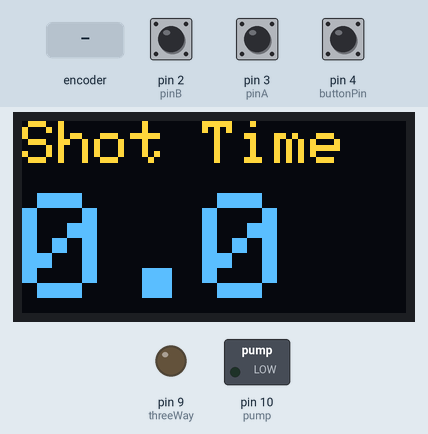
A sketch run on a simulated Arduino Uno, built with avr-gcc and run on an emulated ATmega328P. Parts: 128×64 one-colour display, switched loads named in the sketch (green lamp = pin HIGH), output pins drawn as LEDs (lit = HIGH). The inputs (shaded band) are chosen by the test bench; at power-on: pin 4 (buttonPin) HIGH, pin 2 (pinB) HIGH, pin 3 (pinA) HIGH. The OLED is the two-colour kind (top 16 rows yellow); EEPROM starts erased.

Above: at 1.2 s.
1.3 s: pin 4 (buttonPin) pulled LOW for 0.15 s
At 2.0 s:
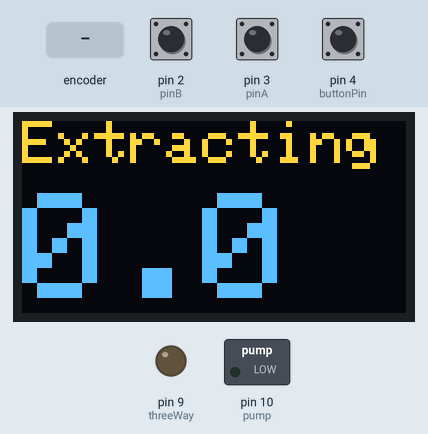
4.0 s: rotary encoder on pin 3 (pinA) / pin 2 (pinB) turned 1 step (first pin leading)
At 5.2 s:
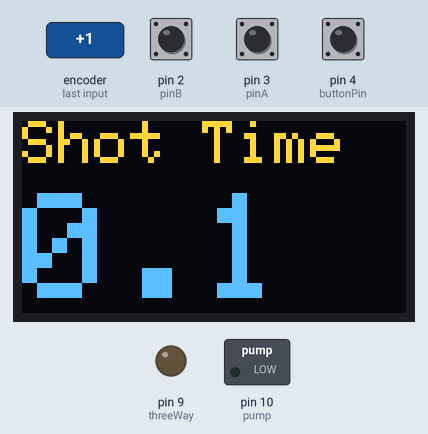
5.7 s: rotary encoder on pin 3 (pinA) / pin 2 (pinB) turned 1 step (first pin leading)
At 6.5 s:
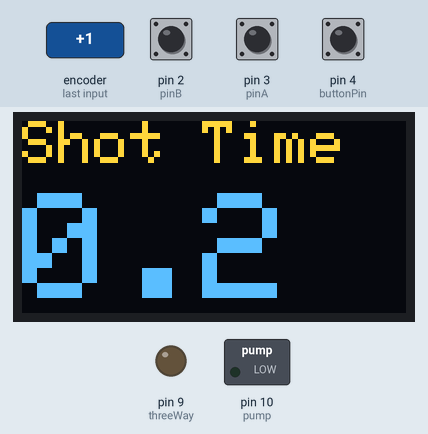
7.4 s: pin 4 (buttonPin) pulled LOW for 1 s
At 8.57 s:
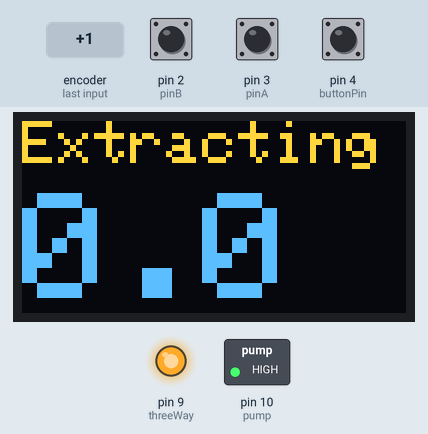
9.0 s: pin 4 (buttonPin) pulled LOW for 3.2 s
At 12.27 s:
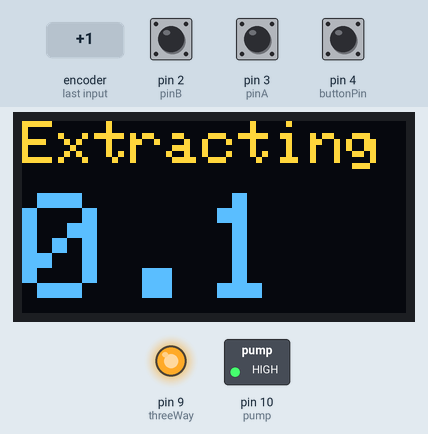
Timing chart, 0 to 13.8 s (numbered marks = the images above; inputs shaded):
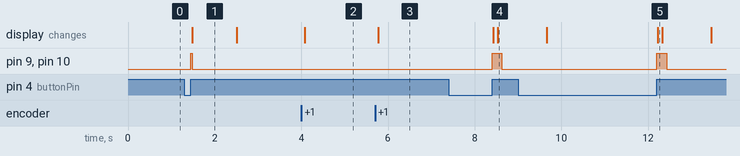

Measured:
- after the input at 1.3 s, pin 9 (threeWay), pin 10 (pump): LOW → HIGH after 0.15 s, → LOW 0.03 s later; the display: changes after 0.18 s (image 1)
- after the input at 4.0 s, the display: changes after 0.08 s (image 2)
- after the input at 5.7 s, the display: changes after 0.08 s (image 3)
- after the input at 7.4 s, pin 9 (threeWay), pin 10 (pump): LOW → HIGH after 1.0 s, → LOW 0.23 s later; the display: first changes after 1.0 s (image 4 shows a later state)
- after the input at 9.0 s, pin 9 (threeWay), pin 10 (pump): LOW → HIGH after 3.2 s, → LOW 0.23 s later; the display: first differs from a run without the input after 3.2 s (image 5)
- what the display in image 1 shows lasts 1.0 s, from 1.5 s to 2.5 s

The sketch:

EspressoBrainMVP.ino.ino
```cpp
/*
––––––––––––––––––––––
Espresso Timer Intention
––––––––––––––––––––––


___  Current Functions ___ 
– Set a brew time- turn on pump, open solenoid, count down on OLED, Turn off pump close solenoid.

___  Future Functions ___ 
– Menu to change modes and change parameters
– Optize code becuase running out of space
– Set a preinfusion time and delay time – Open Solenoid, count, close solenoid, count, turn on pump, open solenoid, count down, etc..
– Backflush Mode - 15sec on, 15 sec rest - 5 times
– Manual Mode - Start pump and count up
– Wire up Load Cells
– Target weight mode - set weight and brew up until that weight.
*/

//1st order variables and functions
bool setupDone=0;
bool timerRunning = 0;
#include <EEPROM.h>


/*–––––––––––––––––––––––––––––
Display Setup
–––––––––––––––––––––––––––––*/
#include <Adafruit_SSD1306.h>
#include <splash.h>
#define SCREEN_WIDTH 128
#define SCREEN_HEIGHT 64
#define OLED_RESET     4 // Reset pin # (or -1 if sharing Arduino reset pin)
Adafruit_SSD1306 display(SCREEN_WIDTH, SCREEN_HEIGHT, &Wire, OLED_RESET);


//LayoutFunctions
void topLeftLabel(String j) {
  display.setTextSize(2);      // scale 2
  display.setTextColor(SSD1306_WHITE); // Draw white text
  display.setCursor(0, 0);     // Start at top-left corn
  display.print(j);
  }

void middleLeftTime(float j) {
  display.setTextSize(5);      // scale 5
  display.setTextColor(SSD1306_WHITE); // Draw white text
  display.setCursor(0, 24);     // these are coordinates(x, y)
  display.print(j, 1); // in this sketch this parameter is the time value aka (tV)
  }


/*–––––––––––––––––––––––––––––
Encoder Setup
–––––––––––––––––––––––––––––*/


//Tactile Switch Setup
int buttonPin = 4;
int buttonPinState = 1;
int buttonPinLast = 1;
bool buttonPressed = 0;


//Tactile Switch Detection---------------
void buttonDetect(){
  buttonPinState=digitalRead(buttonPin);
  if (buttonPinState != buttonPinLast){
     if ((buttonPinState==1) && (timerRunning==0)){
      buttonPressed=1;
      extractOn();
      }
    buttonPinLast=buttonPinState;
  }
}

//Rotary Encoder Turn Detection
//you need to use these pins because the support interupt
int pinA = 3;
int pinB = 2;
int pinAStateCurrent = LOW;
int pinAStateLast = pinAStateCurrent;
bool turnDetected = false;

/*–––––––––––––––––––––––––––––
Timer Setup
–––––––––––––––––––––––––––––*/
//millis Function

const unsigned long eventInterval = 100;
unsigned long previousTime =0;
int storedTime;
float tV;
float countDownDefault;


/*–––––––––––––––––––––––––––––
Menu Setup
–––––––––––––––––––––––––––––*/
//to do one day


/*–––––––––––––––––––––––––––––
Relay Setup
–––––––––––––––––––––––––––––*/

int threeWay = 9;
int pump = 10;

void extractOn(){
  digitalWrite(pump, HIGH);
  digitalWrite(threeWay, HIGH);
  }

void extractOff(){
  digitalWrite(pump, LOW);
  digitalWrite(threeWay, LOW);
  }


//update encoder function
void rotaryIncrement(){
    turnDetected = true;
    //Rotation
    pinAStateCurrent = digitalRead(pinA);
    if((pinAStateLast == LOW) && (pinAStateCurrent == HIGH)){
    if(digitalRead(pinB) == HIGH){
        if(tV>=.1){
          tV-= 0.1;
        }
        countDownDefault = tV;
//        storedTime=countDownDefault/0.1;
        delay(15);
      }
    else {
    tV += 0.1;
    countDownDefault = tV;
//    storedTime=countDownDefault/0.1;
    delay(15);
    }
  }
  pinAStateLast = pinAStateCurrent;
}

void update(){
  if((!timerRunning) && (setupDone)) {
    rotaryIncrement();
  }
  else{
//    Serial.println("ignored input, timer is running");
    }
}


void setup() {
  Serial.begin(9600);
//display setup
    if(!display.begin(SSD1306_SWITCHCAPVCC, 0x3C)) { // Address 0x3C for 128x32
    Serial.println(F("SSD1306 allocation failed"));
    for(;;); // Don't proceed, loop forever
  }


if (EEPROM.read(256) != 123){
  EEPROM.write(256, 123);
  storedTime = 0;
  }
 else {
  EEPROM.get(0, storedTime);
 }
  tV = storedTime*0.1;

//  tactile setup
  pinMode (buttonPin, INPUT_PULLUP);
  display.clearDisplay();
  topLeftLabel("Shot Time");
  middleLeftTime(tV);
  display.display();


//Rotary Setup
  pinMode (pinA, INPUT_PULLUP);
  pinMode (pinB, INPUT_PULLUP);
  pinMode (buttonPin, INPUT_PULLUP);
  attachInterrupt(digitalPinToInterrupt(pinA), update, CHANGE);
  countDownDefault = tV;

 //SSR Setup
 pinMode (pump, OUTPUT);
 pinMode(threeWay, OUTPUT);
 extractOff();
  setupDone=1;

}


void loop() {

if (turnDetected){
  turnDetected=false;
  display.clearDisplay();
  topLeftLabel("Shot Time");
  middleLeftTime(tV);
  display.display();
  }

//buttonDetection
  buttonDetect();
  /* Updates frequently */
  unsigned long currentTime = millis();
if(buttonPressed){
  timerRunning=1;

  if( currentTime - previousTime >= eventInterval){
    if(tV >= 0.1){
      tV -= 0.1;
      previousTime = currentTime;
      display.clearDisplay();
       topLeftLabel("Extracting");
      middleLeftTime(tV);
      display.display();
    }
    else  {
      display.clearDisplay();
      topLeftLabel("Extracting");
      middleLeftTime(0.0);
      display.display();
      extractOff();
//      Serial.println("End countDownDefault: ");
//      Serial.println(countDownDefault);
//      Serial.println("storedTime: ");
//      Serial.println(storedTime);
      timerRunning=0;
      tV=countDownDefault;
      if (storedTime != round(countDownDefault/0.1)) {
        storedTime = round(countDownDefault/0.1);
        EEPROM.put(0, storedTime);
//        Serial.println("yes EEPROM: ");
//        Serial.println(storedTime);
        }
      delay(1000);
      buttonPressed=0;
      display.clearDisplay();
      topLeftLabel("Shot Time");
      middleLeftTime(tV);
      display.display();
     }
  }
}
}
```
